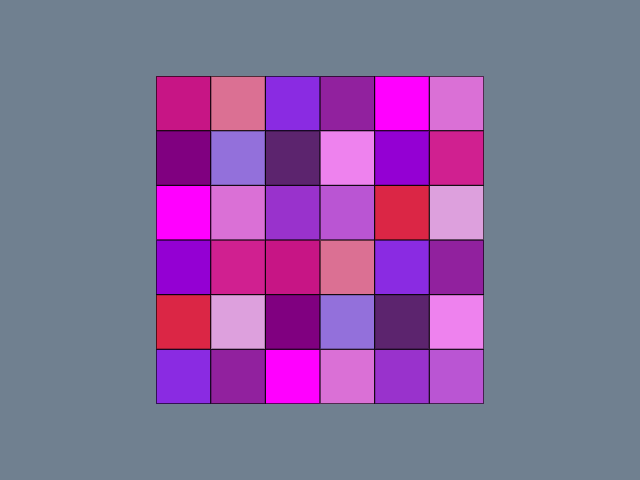

The script that drew this image:
#!/usr/bin/env python

# Create custom vtkColorSeries from VTK named colors (Magenta) and display them on a plane.


# Factory overrides: importing these modules registers the OpenGL rendering
# and interaction style implementations for vtkRenderingCore factory classes.
import vtkmodules.vtkInteractionStyle  # noqa: F401
import vtkmodules.vtkRenderingOpenGL2  # noqa: F401

# VTK pipeline classes used in this example
from vtkmodules.vtkCommonColor import (
    vtkColorSeries,
    vtkNamedColors,
)
from vtkmodules.vtkCommonCore import (
    vtkFloatArray,
    vtkLookupTable,
)
from vtkmodules.vtkFiltersSources import vtkPlaneSource
from vtkmodules.vtkRenderingCore import (
    vtkActor,
    vtkPolyDataMapper,
    vtkRenderWindow,
    vtkRenderWindowInteractor,
    vtkRenderer,
)

# Colors (normalized RGB)
slate_gray = (0.439, 0.502, 0.565)

# Color series definitions: scheme name and list of VTK named color strings
COLOR_SERIES = {
    "Magenta": ("VTKMagentaColors", [
        "blue_violet", "cobalt_violet_deep", "magenta", "orchid", "orchid_dark",
        "orchid_medium", "permanent_red_violet", "plum", "purple",
        "purple_medium", "ultramarine_violet", "violet", "violet_dark",
        "violet_red", "violet_red_medium", "violet_red_pale",
    ]),
}

# Select the color series
series_name = "Magenta"

nc = vtkNamedColors()
scheme_name, color_names = COLOR_SERIES[series_name]

# Build the vtkColorSeries from named colors
color_series = vtkColorSeries()
color_series.SetColorSchemeByName(scheme_name)
for name in color_names:
    color_series.AddColor(nc.GetColor3ub(name))

num_colors = color_series.GetNumberOfColors()
print(f"Number of colors: {num_colors}")

# Source: generate a 6x6 plane
x_res, y_res = 6, 6
plane = vtkPlaneSource()
plane.SetXResolution(x_res)
plane.SetYResolution(y_res)
table_size = x_res * y_res + 1

# Cell data: assign increasing scalar values
cell_data = vtkFloatArray()
for i in range(x_res * y_res):
    cell_data.InsertNextValue(i)
plane.Update()
plane.GetOutput().GetCellData().SetScalars(cell_data)

# Lookup table: populate from the color series
lut = vtkLookupTable()
lut.SetNumberOfTableValues(table_size)
lut.SetTableRange(0, table_size)
for i in range(table_size):
    color = color_series.GetColorRepeating(i)
    lut.SetTableValue(i, color.GetRed() / 255.0, color.GetGreen() / 255.0,
                      color.GetBlue() / 255.0, 1.0)

# Mapper: map cell scalars through the lookup table
mapper = vtkPolyDataMapper()
mapper.SetLookupTable(lut)
mapper.SetInputConnection(plane.GetOutputPort())
mapper.SetScalarModeToUseCellData()
mapper.SetScalarRange(0, table_size)

# Actor: assign the mapped geometry with visible edges
actor = vtkActor()
actor.SetMapper(mapper)
actor.GetProperty().EdgeVisibilityOn()

# Renderer: assemble the scene and configure the camera
renderer = vtkRenderer()
renderer.AddActor(actor)
renderer.SetBackground(slate_gray)

# Window: display the rendered scene
render_window = vtkRenderWindow()
render_window.AddRenderer(renderer)
render_window.SetWindowName("color series citrus")
render_window.SetMultiSamples(0)
render_window.SetSize(640, 480)

# Interactor: handle mouse and keyboard events
render_window_interactor = vtkRenderWindowInteractor()
render_window_interactor.SetRenderWindow(render_window)

# Launch the interactive visualization
render_window_interactor.Initialize()
render_window_interactor.Start()
